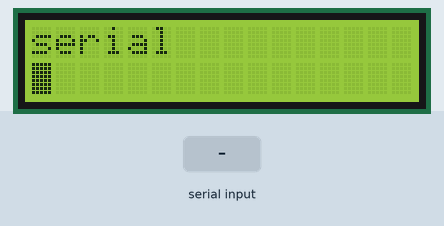
Recording of a sketch running on a simulated Arduino Uno, built with avr-gcc and run on an emulated ATmega328P. On the bench: 16×2 character LCD. Inputs (shaded band) come from the test bench. What the sketch prints to the serial monitor is not drawn.

Above: at 1.6 s.
1.7 s: byte 30 received over Serial
At 2.4 s:
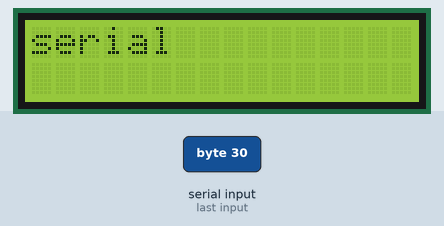
4.5 s: byte 90 received over Serial
At 5.8 s:
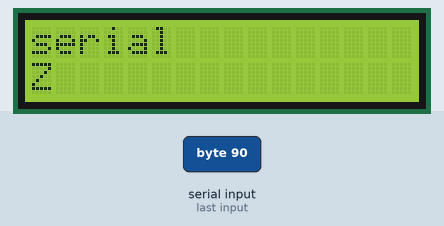
7.5 s: byte 120 received over Serial
At 8.5 s:
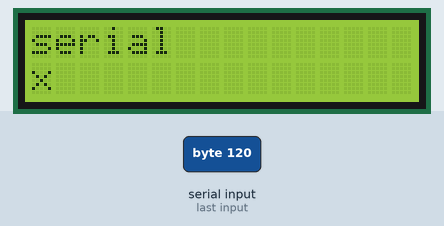
Timing chart, 0 to 10.5 s (numbered marks = the images above; inputs shaded):
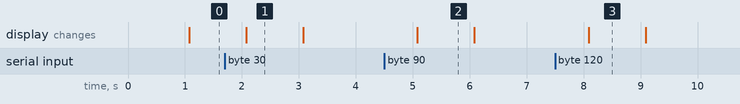

Measured:
- after the input at 1.7 s, the display: changes after 0.38 s (image 1)
- after the input at 4.5 s, the display: changes after 0.58 s (image 2)
- after the input at 7.5 s, the display: changes after 0.59 s (image 3)
- what the display in image 1 shows lasts 1.0 s, from 2.1 s to 3.1 s

The sketch:

lcd_e_blue.ino
```cpp
#include <Wire.h>
#include <LiquidCrystal_I2C.h>

#define BACKLIGHT_PIN 3
LiquidCrystal_I2C lcd(0x27, 2,1,0,4,5,6,7);

void setup() {
  // put your setup code here, to run once:

lcd.begin(16,2);
  lcd.setBacklightPin(BACKLIGHT_PIN, POSITIVE);
  lcd.setBacklight(HIGH);
  lcd.home();
  Serial.begin(9600);
  lcd.print("serial");
}

void loop() {
  // put your main code here, to run repeatedly:
  delay(1000);
  char c = Serial.read();
  Serial.print(c);
  lcd.setCursor(0,1);
  lcd.print(c);

}
```
